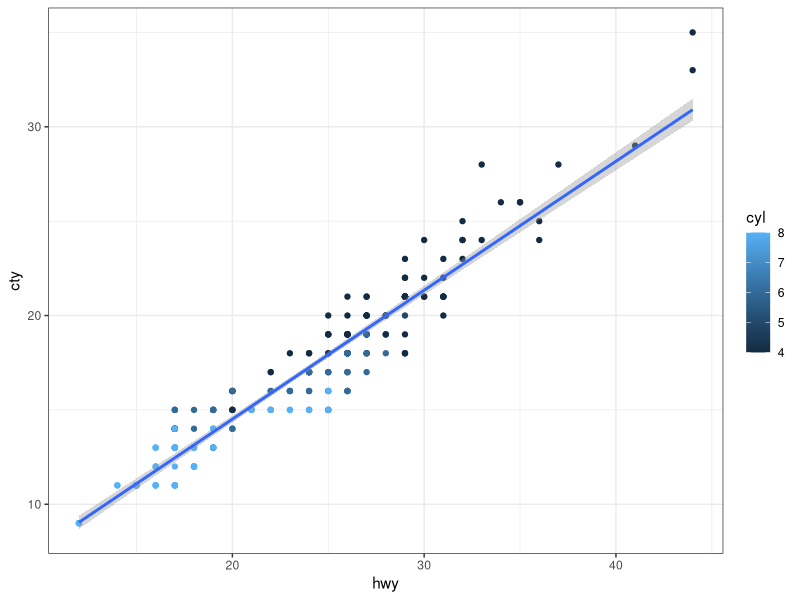
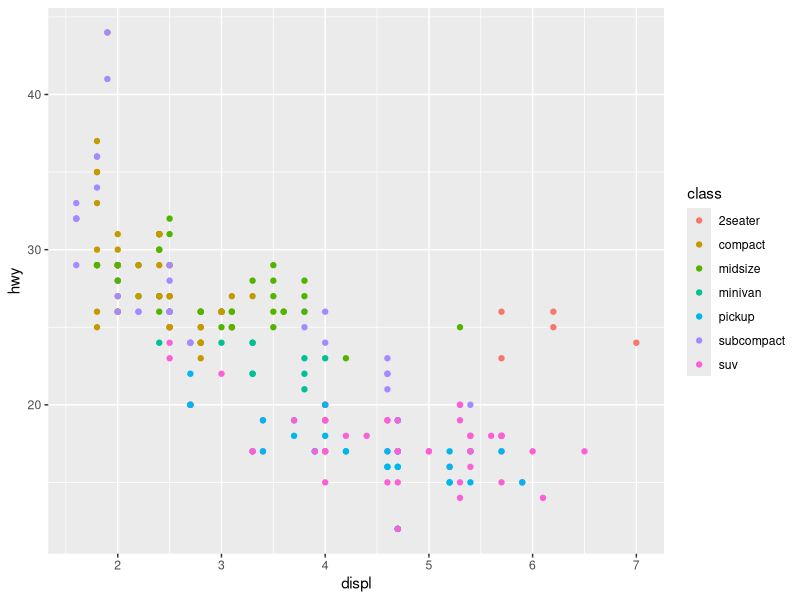
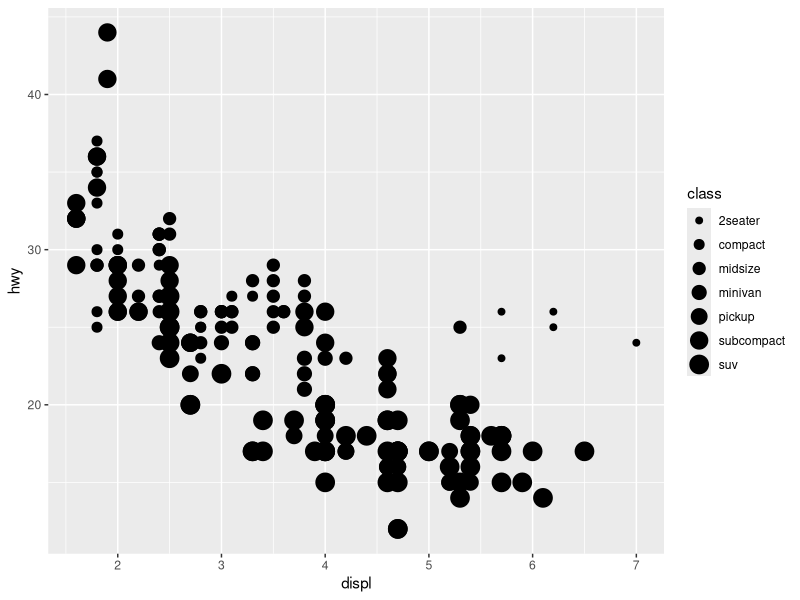
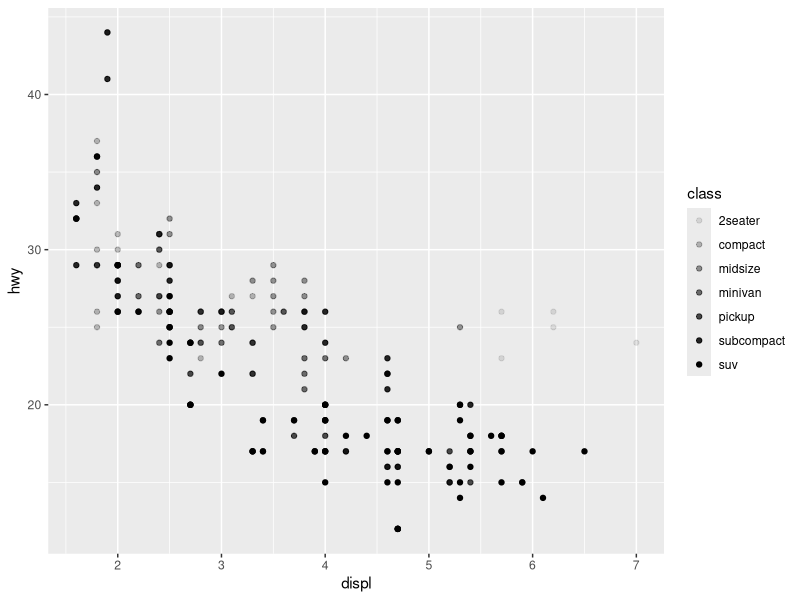
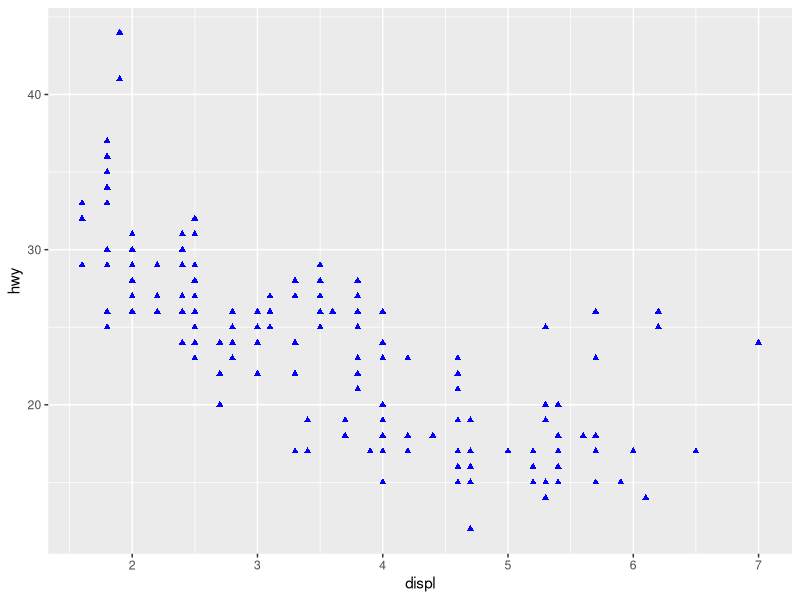
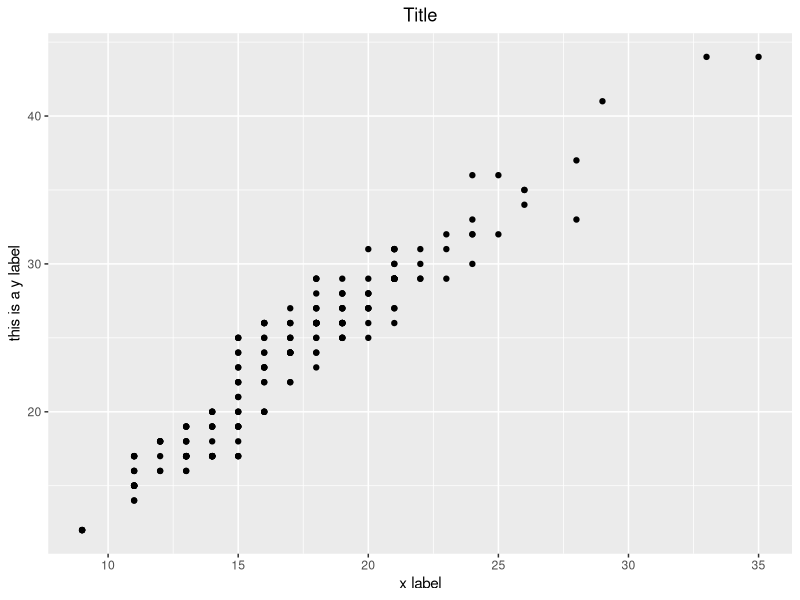
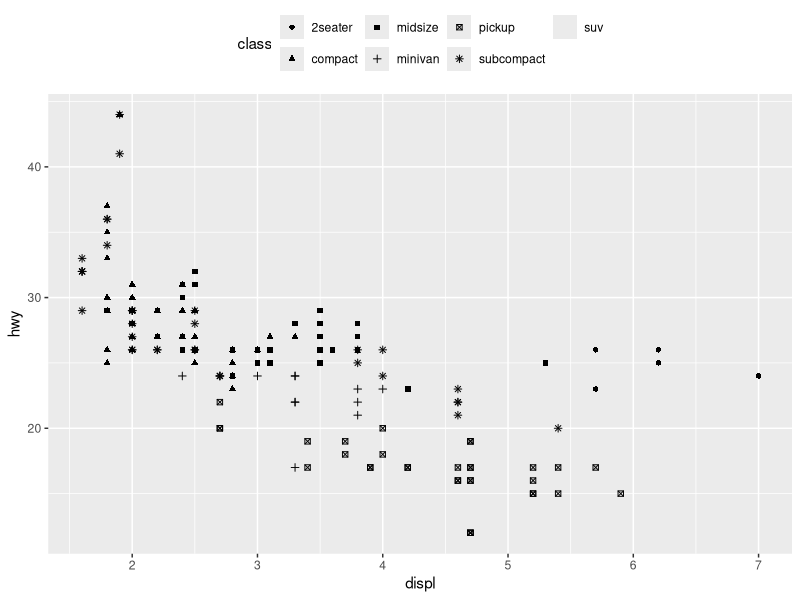
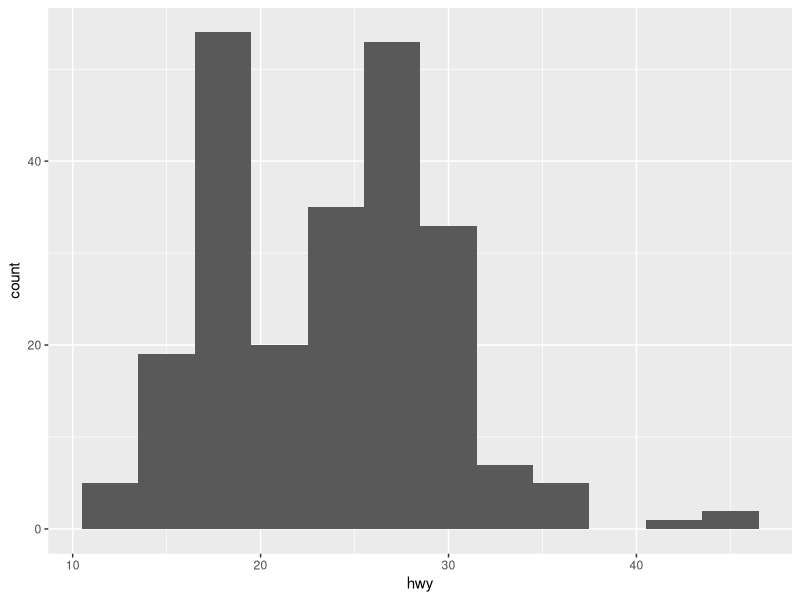

Source code (R) for these figures, in order:
## ---- chunk 1
# install package if needed 
# install.packages('ggplot2')
# install.packages('tidyverse')
## ---- chunk 2
# Load R packages
library(ggplot2)
library(tidyverse)

# ggplot2 documentation https://ggplot2.tidyverse.org/reference/

## ---- chunk 3
data(mpg)
## ---- chunk 4
head(mpg)

## ---- chunk 5
# ggplot2 structure
# ggplot is based on 'grammar of graphics'
# Start with defining the data (e.g. ggplot(mpg...))
# Add layers and element with '+'
# Layers: geom, stat, mappings (aesthetics), etc can be added on top of one another
# Additional elements: color, theme, etc

options(repr.plot.width=6, repr.plot.height=3)

ggplot(mpg, aes(hwy, cty)) + 
 geom_point(aes(color = cyl)) + 
 geom_smooth(method ="lm") + 
 scale_color_gradient() + 
 theme_bw() 

## ---- chunk 6
# Aesthetics
# Define extra features based on variables
# Options (available depending on the type of graph/function):
# x, y: e.g. ggplot(mpg, aes(hwy, cty))
# color
# size
# alpha
# shape
# linetype
# fill

ggplot(data = mpg) +
geom_point(mapping = aes(x = displ, y = hwy, color = class)) 

# set size
ggplot(data = mpg) +
geom_point(mapping = aes(x = displ, y = hwy, size = class))

# set transparency (alpha)
ggplot(data = mpg) +
geom_point(mapping = aes(x = displ, y = hwy, alpha = class))

# set shape of data points 
ggplot(data = mpg) +
geom_point(mapping = aes(x = displ, y = hwy), shape = 17, color = 'blue')
## ---- chunk 7
# Labels
# ggtitle('Title'): Add a main title above the plot
# xlab('x label'): Change the label on the x axis
# ylab('y label'): Change the label on the y axis
# labs(title = 'Title', x = 'x label', y = 'y label')

ggplot(mpg, aes(cty, hwy)) + 
geom_point() + 
ggtitle('Title') + 
xlab('x label') + 
ylab('this is a y label') + 
theme(plot.title = element_text(hjust = 0.5))

## ---- chunk 8
# Legends
# theme(legend.position = 'bottom'): Place legend at 'bottom', 'top', 'left', or 'right'

ggplot(data = mpg) +
geom_point(mapping = aes(x = displ, y = hwy, shape = class)) + 
theme(legend.position = 'top')

## ---- chunk 9
# Histogram

ggplot(mpg, aes(hwy)) + geom_histogram(binwidth = 3)

ggplot(mpg, aes(x=hwy, y=stat(count)/sum(stat(count)))) + geom_histogram(binwidth=3) + ylab('Percentage')

## ---- chunk 10
# Density Plot
# A smoothed histogram: An alternative to the histogram for continuous variables
ggplot(mpg, aes(hwy)) + geom_density(kernel = 'gaussian')

## ---- chunk 11
# Bar Chart

ggplot(mpg, aes(class)) + geom_bar()

ggplot(mpg) + geom_bar(mapping = aes(x = class, fill = class))

ggplot(mpg) + geom_bar(mapping = aes(x = class, fill = drv))

ggplot(mpg) + geom_bar(mapping = aes(x = class, fill = drv)) +
  theme(axis.text.x = element_text(angle = 90, vjust = 0.5, hjust=1))

ggplot(mpg, aes(class, hwy)) + geom_bar(stat = 'identity')

## ---- chunk 12
# stat_summary: Used to aggregate values by categorical variables 
# documentation: https://ggplot2.tidyverse.org/reference/stat_summary.html

ggplot(mpg, aes(class, hwy)) + stat_summary(fun="mean", geom="bar")

## ---- chunk 13
# Scatterplot
ggplot(mpg, aes(cty, hwy)) + geom_point()

ggplot(mpg, aes(cty, hwy)) + geom_point() + xlim(20, 30) + ylim(25, 35)


## ---- chunk 14
# Boxplot
ggplot(mpg, aes(class, hwy)) + geom_boxplot()

## ---- chunk 15
# Line Plot (use time-series data 'economics')
ggplot(economics, aes(date, unemploy)) + geom_line() 

## ---- chunk 16

# Exercises: Use the 'mpg' data. 


# 1. Create a boxplot of the distribution of hwy for each manufacturer.
# Which manufacturer has the outlier of the highest value?



# 2. Create a density plot of displ. How many peaks does the distribution of displ have?


# 3. Create a bar chart of counts of manufacturer. Segment each bar further by type of transmission (trans). For Dodge, which type of transmission is most common?



